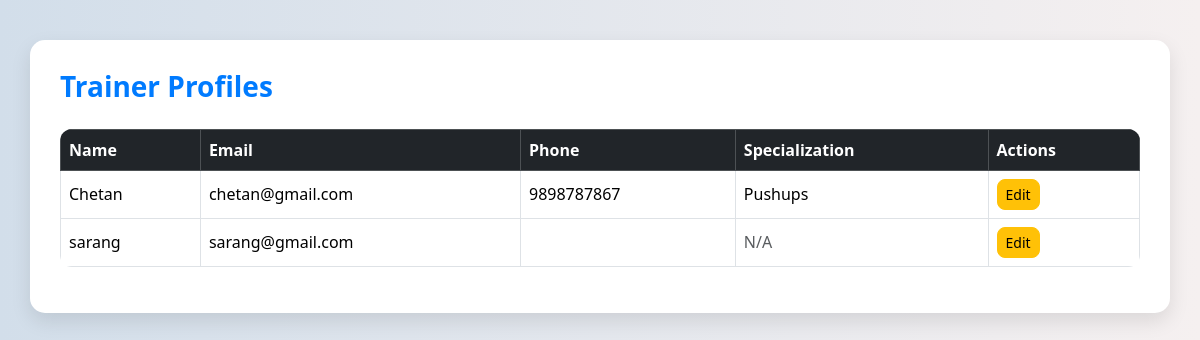
The app's page /admin/manage_trainers.php (signed in) with its own data.
### tables this page shows
CREATE TABLE `users` (
  `id` int NOT NULL AUTO_INCREMENT,
  `name` varchar(100) NOT NULL,
  `email` varchar(100) NOT NULL,
  `password` varchar(255) NOT NULL,
  `role` enum('admin','trainer','member') NOT NULL,
  `otp_code` varchar(6) DEFAULT NULL,
  `otp_expiry` datetime DEFAULT NULL,
  `created_at` timestamp NULL DEFAULT CURRENT_TIMESTAMP,
  `specialization` varchar(100) DEFAULT NULL,
  `phone` varchar(15) DEFAULT NULL,
  PRIMARY KEY (`id`),
  UNIQUE KEY `email` (`email`)
);

### admin/manage_trainers.php (the view, shortened to what this page needs)
<?php
include '../db.php';
$trainers = $conn->query("SELECT id, name, email, phone, specialization FROM users WHERE role = 'trainer'");
?>
<!DOCTYPE html>
<html>
<head>
  <link rel="stylesheet" href="https://cdn.jsdelivr.net/npm/bootstrap@5.3.3/dist/css/bootstrap.min.css">
</head>
<body>
<div class="container">
  <h3>Trainer Profiles</h3>
  <table class="table table-bordered table-hover">
    <thead class="table-dark">
      <tr>
        <th>Name</th>
        <th>Email</th>
        <th>Phone</th>
        <th>Specialization</th>
        <th>Actions</th>
      </tr>
    </thead>
    <tbody>
      <?php while($row = $trainers->fetch_assoc()): ?>
        <tr>
          <td><?= htmlspecialchars($row['name']) ?></td>
          <td><?= htmlspecialchars($row['email']) ?></td>
          <td><?= htmlspecialchars($row['phone']) ?></td>
          <td><?= $row['specialization'] ?? '<span class="text-muted">N/A</span>' ?></td>
          <td>
            <a href="edit_trainer.php?id=<?= $row['id'] ?>" class="btn btn-sm btn-warning">Edit</a>
          </td>
        </tr>
      <?php endwhile; ?>
    </tbody>
  </table>
</div>
</body>
</html>

### admin/manage_trainers.php (style rules this page uses)
body { background: linear-gradient(to right,rgb(210, 222, 234),rgb(245, 240, 240)); font-family: 'Segoe UI', sans-serif; padding: 40px 20px; }
.container { background-color: #fff; border-radius: 15px; padding: 30px; box-shadow: 0 8px 20px rgba(0, 0, 0, 0.1); }
h3 { color: #007bff; font-weight: 600; margin-bottom: 25px; }
table { border-radius: 12px; overflow: hidden; }
th, td { vertical-align: middle !important; }
.btn-warning { border-radius: 8px; }

### records on screen
users: name "Chetan", email "chetan@gmail.com", phone "9898787867", specialization "Pushups"
users: name "sarang", email "sarang@gmail.com", specialization "N/A"
